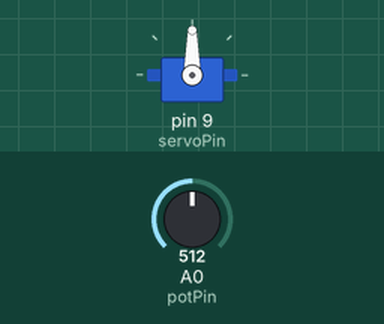
A sketch run on a simulated Arduino Uno, built with avr-gcc and run on an emulated ATmega328P. Parts: servo. Inputs (shaded band) come from the test bench; at power-on: A0 (potPin) = 512.

Above: at 1.2 s.
1.3 s: A0 (potPin) set to 716
At 2.5 s:
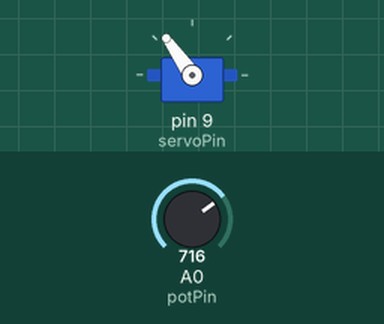
2.8 s: A0 (potPin) set to 900
At 3.8 s:
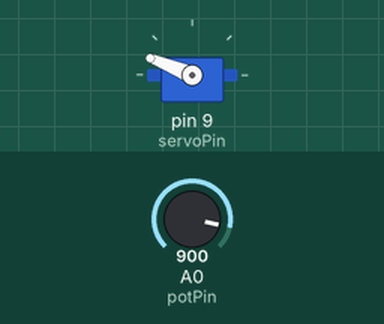
4.3 s: A0 (potPin) set to 1023
At 5.0 s:
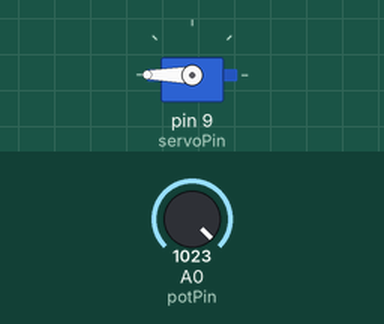
5.8 s: A0 (potPin) set to 306
At 6.1 s:
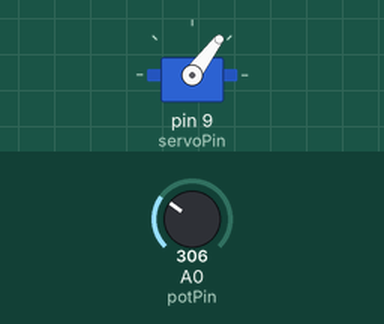
7.3 s: A0 (potPin) set to 122
At 8.5 s:
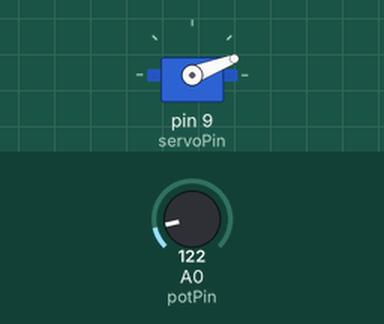
Timing chart, 0 to 9.8 s (numbered marks = the images above; inputs shaded):
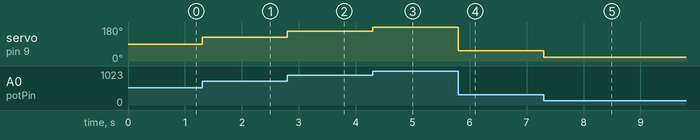

Measured:
- after the input at 1.3 s, servo on pin 9 (servoPin): 90° → 125° at once
- after the input at 2.8 s, servo on pin 9 (servoPin): 125° → 158° at once
- after the input at 4.3 s, servo on pin 9 (servoPin): 158° → 180° at once
- after the input at 5.8 s, servo on pin 9 (servoPin): 180° → 53° at once
- after the input at 7.3 s, servo on pin 9 (servoPin): 53° → 21° at once

The sketch:

ServoBasics.ino
```cpp
#include <Servo.h>

Servo myservo;

int potPin = A0;
int servoPin = 9;
int minPWM = 500;
int maxPWM = 2500;
//Analog pin for potentimeter


void setup() {
  // put your setup code here, to run once:
  myservo.attach(servoPin, minPWM, maxPWM);  //min pulse width is 500, max is 2500 where 1000 to 2000 is counterclockwise
}

void loop() {
  // put your main code here, to run repeatedly:
  int read = analogRead(potPin);
  int angle = map(read, 0, 1023, 0, 180);
  myservo.write(angle);
}
```
